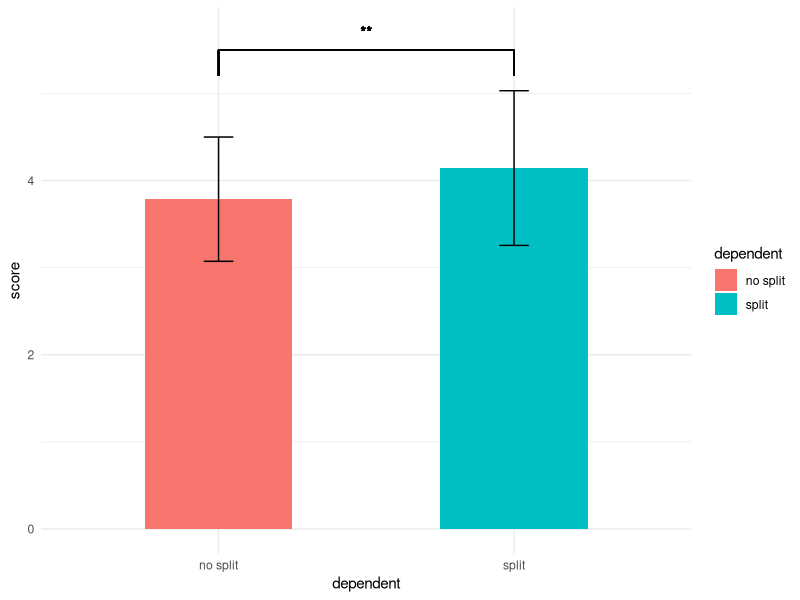
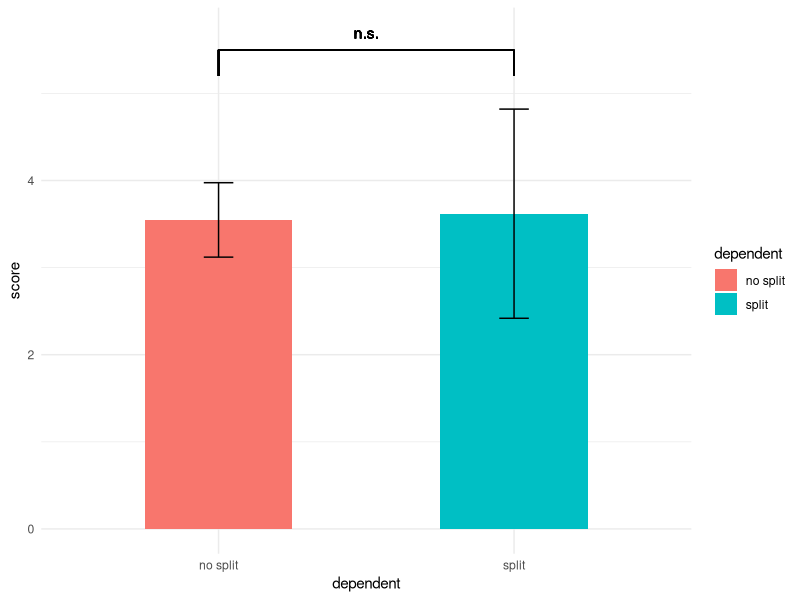
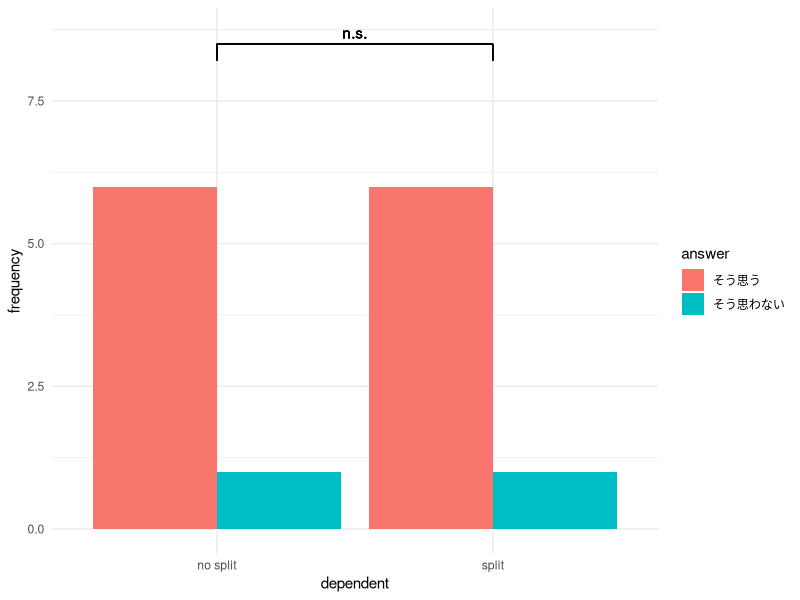

R code for these plots, in order:
## ---- chunk 1
personality<-read.csv("csv/personality.csv",header = T)
functional<-read.csv("csv/functional.csv",header = T)
charm<-read.csv("csv/charm.csv",header=T)
## ---- chunk 2
head(personality)
## ---- chunk 3
print("標準偏差",quote=F)
sd(personality$no_split)
print("最小値　第一四分位　中央値　平均値　第三四分位　最大値",quote=F)
summary((personality$no_split))
## ---- chunk 4
print("標準偏差",quote=F)
sd(personality$split)
print("最小値　第一四分位　中央値　平均値　第三四分位　最大値",quote=F)
summary((personality$split))
## ---- chunk 5
library(ggplot2)
library(ggbeeswarm)
library("ggsignif")
library(ggpubr)
## ---- chunk 6
personality_plot_data<-data.frame("dependent"=c(rep("no split",max(personality$ID)),rep("split",max(personality$ID))),"score"=c(personality$no_split,personality$split))
head(personality_plot_data)
tail(personality_plot_data)
## ---- chunk 7
t.test(personality$no_split,personality$split,paired = T,alternative = "two.sided",var.equal = T,conf.level = 0.95)
## ---- chunk 8
t.test(personality$no_split,personality$split,paired = T,alternative = "two.sided",var.equal = F,conf.level = 0.95)
## ---- chunk 9
library(coin)
## ---- chunk 10
personality_analysis_data<-data.frame("dependent"=factor(c(rep(0,max(personality$ID)),rep(1,max(personality$ID)))),"score"=c(personality$no_split,personality$split))
head(personality_analysis_data)
tail(personality_analysis_data)
## ---- chunk 11
personality_result<-wilcox_test(score ~ dependent,data=personality_analysis_data,paired = T,alternative = "two.sided",distribution="exact")
personality_result
## ---- chunk 12
p <- pvalue(personality_result)
z <- qnorm(1 - p/2)#両側検定の場合
n<-length(personality_analysis_data$dependent)/2
r <- z / sqrt(n)
print(r)
## ---- chunk 13
personality_power<-power.t.test(n=n,delta=r,sig.level=0.05,type="paired",strict=T)
personality_power
print("検出力")
personality_power$power
## ---- chunk 14
ggplot(personality_plot_data,aes(x = dependent,y = score,fill=dependent))+geom_bar(stat = "summary",fun = "mean",position = position_dodge(width = 0.9),width = 0.5)+stat_summary(geom = "errorbar",fun.data = "mean_sd",width = 0.1)+ 
  #検定結果によって変わる
  geom_text(aes(x = 1.5, y = 5.7, label = "**")) + 
  geom_segment(x = 1, xend = 1, y = 5.5, yend = 5.2) +
  geom_segment(x = 1, xend = 2, y = 5.5, yend = 5.5) +
  geom_segment(x = 2, xend = 2, y = 5.5, yend = 5.2) + theme_minimal()
## ---- chunk 15
head(functional)
## ---- chunk 16
print("標準偏差",quote=F)
sd(functional$no_split)
print("最小値　第一四分位　中央値　平均値　第三四分位　最大値",quote=F)
summary((functional$no_split))
## ---- chunk 17
print("標準偏差",quote=F)
sd(functional$split)
print("最小値　第一四分位　中央値　平均値　第三四分位　最大値",quote=F)
summary((functional$split))
## ---- chunk 18
t.test(functional$no_split,functional$split,paired = T,alternative = "two.sided",var.equal = T,conf.level = 0.95)
## ---- chunk 19
t.test(functional$no_split,functional$split,paired = T,alternative = "two.sided",var.equal = F,conf.level = 0.95)
## ---- chunk 20
functional_analysis_data<-data.frame("dependent"=factor(c(rep(0,max(functional$ID)),rep(1,max(functional$ID)))),"score"=c(functional$no_split,functional$split))
head(functional_analysis_data)
tail(functional_analysis_data)
## ---- chunk 21
functional_result<-wilcox_test(score ~ dependent,data=functional_analysis_data,paired = T,alternative = "two.sided",distribution="exact")
functional_result
## ---- chunk 22
p <- pvalue(functional_result)
z <- qnorm(1 - p/2)#両側検定の場合
n<-length(functional_analysis_data$dependent)/2
r <- z / sqrt(n)
print(r)
## ---- chunk 23
functional_power<-power.t.test(n=n,delta=r,sig.level=0.05,type="paired",strict=T)
functional_power
print("検出力")
functional_power$power
## ---- chunk 24
functional_plot_data<-data.frame("dependent"=c(rep("no split",max(functional$ID)),rep("split",max(functional$ID))),"score"=c(functional$no_split,functional$split))
head(functional_plot_data)
tail(functional_plot_data)
## ---- chunk 25
ggplot(functional_plot_data,aes(x = dependent,y = score,fill=dependent))+geom_bar(stat = "summary",fun = "mean",position = position_dodge(width = 0.9),width = 0.5)+stat_summary(geom = "errorbar",fun.data = "mean_sd",width = 0.1)+ 
  #検定結果によって変わる
  geom_text(aes(x = 1.5, y = 5.7, label = "n.s.")) + 
  geom_segment(x = 1, xend = 1, y = 5.5, yend = 5.2) +
  geom_segment(x = 1, xend = 2, y = 5.5, yend = 5.5) +
  geom_segment(x = 2, xend = 2, y = 5.5, yend = 5.2) + theme_minimal()
## ---- chunk 26
head(charm)
## ---- chunk 27
charm_table_no_split<-table(charm$no_split)
round(100*charm_table_no_split/sum(charm_table_no_split),2)
## ---- chunk 28
charm_table_split<-table(charm$split)
round(100*charm_table_split/sum(charm_table_split),2)
## ---- chunk 29
charm_matrix_data<-matrix(c(charm_table_no_split,charm_table_split),nrow=2,byrow=T)
colnames(charm_matrix_data)<-c("そう思わない","そう思う")
rownames(charm_matrix_data)<-c("no split","split")
charm_matrix_data
## ---- chunk 30
charm_result<-prop.test(c(charm_table_no_split[2],charm_table_split[2]),c(sum(charm_table_no_split),sum(charm_table_split)),alternative = "two.sided",conf.level = 0.95)
charm_result
## ---- chunk 31
charm_power<-power.prop.test(p1=charm_table_no_split/sum(charm_table_no_split),p2=charm_table_split/sum(charm_table_split),n=n,sig.level=0.05,alternative="two.sided",strict=T)
personality_power
print("検出力")
personality_power$power
## ---- chunk 32
fisher.test(charm_matrix_data,conf.level = 0.95)
## ---- chunk 33
charm_plot_data<-data.frame("dependent"=c("no split","no split","split","split"),"answer"=c("そう思わない","そう思う","そう思わない","そう思う"),"frequency"=c(charm_table_no_split,charm_table_split))
head(charm_plot_data)
## ---- chunk 34
ggplot(data=charm_plot_data,aes(x=dependent,y=frequency,fill=answer))+geom_bar(position ="dodge",stat = "identity")+
  #検定結果によって変わる
  geom_text(aes(x = 1.5, y =8.7, label = "n.s.")) + 
  geom_segment(x = 1, xend = 1, y = 8.5, yend = 8.2) +
  geom_segment(x = 1, xend = 2, y = 8.5, yend = 8.5) +
  geom_segment(x = 2, xend = 2, y = 8.5, yend = 8.2)+ theme_minimal()
